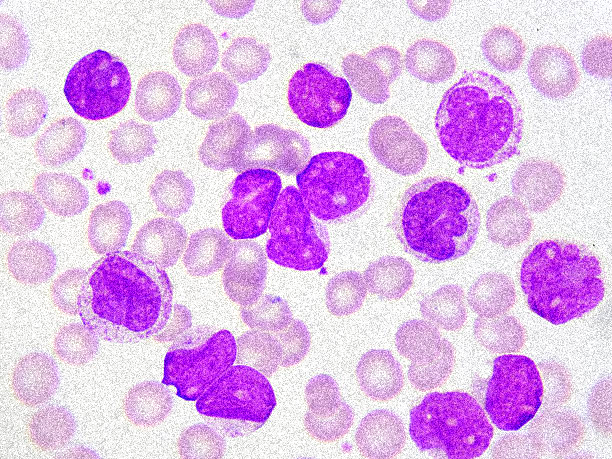
#> input picture Partie_2/imageonline-co-noisedimage.png, 612 x 459 px; the run also reads 3 pictures not shown here
$ jupyter execute tp_not_part2.ipynb
#> lines starting #> are read from the running program, lines starting #| are printed output that depends on the picture; after the words box and inside, x2 and y2 are one past the last pixel; in counts of white or black regions, pixels touching at a corner belong together
# 2 Partie2: Segmentation des cellules basophiles

 ## 2.1 Contexte et enjeux

 Les basophiles sont un type de globules blancs appartenant à la famille des
 leucocytes. Ils jouent un rôle clé dans le système immunitaire, notamment dans
 les réactions allergiques et inflammatoires. Bien que peu nombreux dans le sang (moins de 1 % des leucocytes), ils sont essentiels pour la défense de l’organisme contre certaines infections et participent à la libération de substances comme l’histamine.

 Dans le domaine de l’analyse d’images biomédicales, la segmentation des
 basophiles est une étape importante pour plusieurs raisons :
 - Aide au diagnostic médical : Une variation anormale de leur nombre
 ou de leur morphologie peut indiquer des pathologies comme des allergies
 sévères ou certaines maladies du sang.

 - Automatisation de l’analyse sanguine : Les laboratoires utilisent des
 systèmes de vision par ordinateur pour identifier et compter les cellules de
 manière plus rapide et fiable que l’analyse humaine.

 - Etude de la réponse immunitaire : En séparant précisément ces cellules du reste de l’image (autres cellules sanguines, fond de lames de microscope), on peut mieux comprendre leurs interactions et leur fonctionnement.

 L’objectif de cette partie du TP est d’explorer différentes techniques de seg
mentation d’images pour isoler les cellules basophiles à partir d’images acquises au microscope

 ## 2.2 Travail demandé

 Cette partie n’est pas guidée et vous demande donc une démarche de réflexion et de recherche. Les images fournies sont bruitées, ce qui complique leur analyse.

 L’objectif est de :

 - Proposer une méthode pour compter automatiquement les cellules basophiles dans l’image.

 - Justifier votre approche et vos choix de manière détaillée.

 Vous êtes libres d’explorer différentes techniques de traitement d’image pour
 atteindre cet objectif. Un rapport synthétique expliquant vos étapes, vos résultats et vos décisions sera attendu en fin de TP. Toute démarche de réflexion valide et expliquée clairement sera prise en compte, un code fonctionnel est un plus.

## Preprocessing

Nous allons commencer par importer les bibliothèques nécessaires au déroulement de ce projet.

[cell 1]
import os
import cv2
import numpy as np
import matplotlib.pyplot as plt

Pour commencer, nous allons importer les quatre images qui nous ont été fournies; puis nous allons créer une fonction nous permettant de toutes les afficher en même temps de manière lisible.

[cell 2]
path = os.getcwd()

img1 = cv2.imread(f'{path}/imageonline-co-noisedimage.png', cv2.IMREAD_GRAYSCALE)
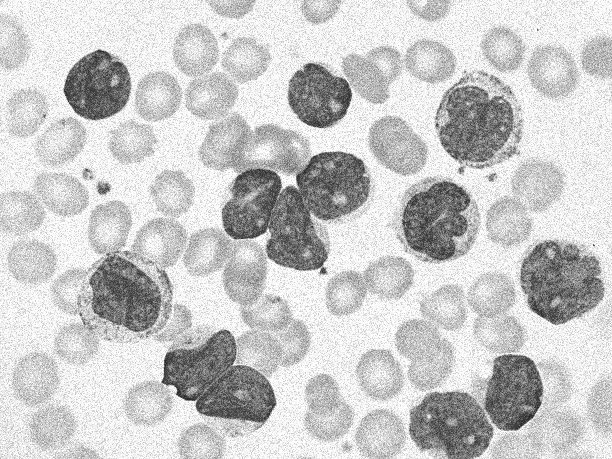
#> img1: shape (459, 612); min 28, max 255, mean 201.9
img2 = cv2.imread(f'{path}/imageonline-co-noisedimage1.png', cv2.IMREAD_GRAYSCALE)
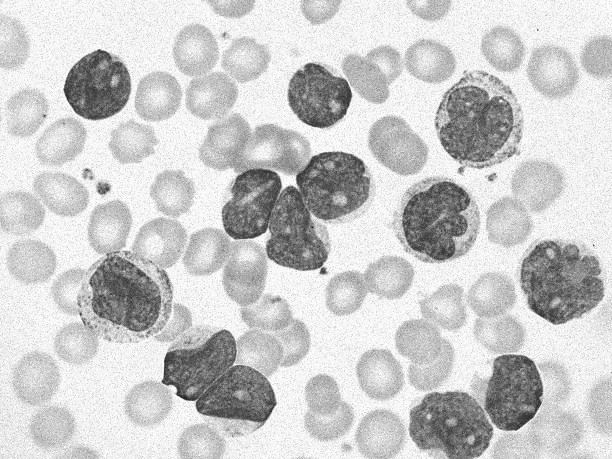
#> img2: shape (459, 612); min 27, max 255, mean 203.2
img3 = cv2.imread(f'{path}/imageonline-co-noisedimage2.png', cv2.IMREAD_GRAYSCALE)
#> img3: shape (459, 612); min 37, max 255, mean 203.9
img_nonoise = cv2.imread(f'{path}/leucC3A9mie-cellules.png', cv2.IMREAD_GRAYSCALE)
#> img_nonoise: shape (459, 612); min 41, max 255, mean 204

def show_four_images(img1, img2, img3, img4):
    fig, axes = plt.subplots(2, 2, figsize=(10, 10))

    axes[0, 0].imshow(img1, cmap="gray")
    axes[0, 0].set_title("Image 1")

    axes[0, 1].imshow(img2, cmap="gray")
    axes[0, 1].set_title("Image 2")

    axes[1, 0].imshow(img3, cmap="gray")
    axes[1, 0].set_title("Image 3")

    axes[1, 1].imshow(img4, cmap="gray")
    axes[1, 1].set_title("Image No Noise")

    for ax in axes.flat:
        ax.axis("off")

    plt.tight_layout()
    plt.show()

show_four_images(img1, img2, img3, img_nonoise)

## Denoising

Pour diminuer le bruit, nous allons utiliser 3 fonctions différentes : le flou gaussien, le filtre median, et les non-local means. Les images étant plus ou moins bruitées, il sera aisé de détecter quelle fonction est la plus efficace dans notre cas.

### Gaussian Blur

[cell 3]
kernel_size = (5, 5)

blurred_image_G_1 = cv2.GaussianBlur(img1, kernel_size, 0)
blurred_image_G_2 = cv2.GaussianBlur(img2, kernel_size, 0)
blurred_image_G_3 = cv2.GaussianBlur(img3, kernel_size, 0)
blurred_image_G_nonoise = cv2.GaussianBlur(img_nonoise, kernel_size, 0)


show_four_images(blurred_image_G_1, blurred_image_G_2, blurred_image_G_3, blurred_image_G_nonoise)

### Median Filter

[cell 4]
kernel_size = 5

blurred_image_MB_1 = cv2.medianBlur(img1, kernel_size, 0)
blurred_image_MB_2 = cv2.medianBlur(img2, kernel_size, 0)
blurred_image_MB_3 = cv2.medianBlur(img3, kernel_size, 0)
blurred_image_MB_NoNoise = cv2.medianBlur(img_nonoise, kernel_size, 0)

show_four_images(blurred_image_MB_1, blurred_image_MB_2, blurred_image_MB_3, blurred_image_MB_NoNoise)
#> in show_four_images (call 3), `plt.show()`:
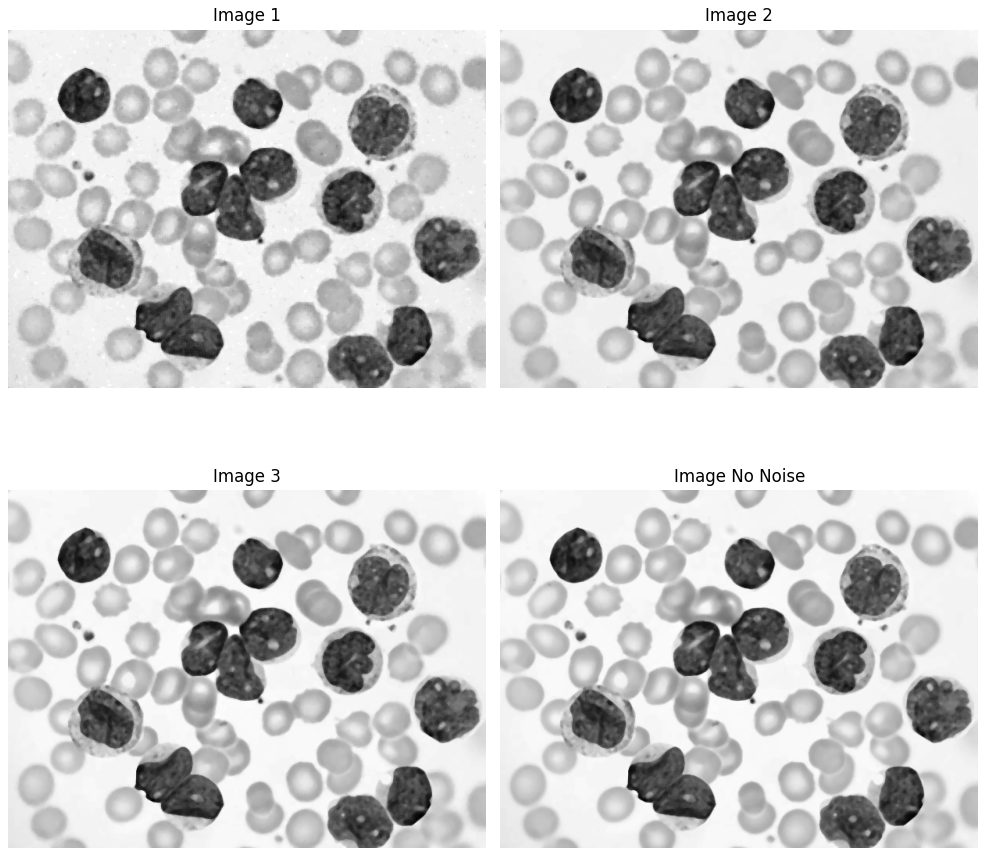
#> figure drawn by matplotlib, 4 panels

### Non-Local Means

[cell 5]
blurred_image_nlm_1 = cv2.fastNlMeansDenoising(img1, None, 10, 7, 21)
blurred_image_nlm_2 = cv2.fastNlMeansDenoising(img2, None, 10, 7, 21)
blurred_image_nlm_3 = cv2.fastNlMeansDenoising(img3, None, 10, 7, 21)
blurred_image_nlm_NoNoise = cv2.fastNlMeansDenoising(img_nonoise, None, 10, 7, 21)

show_four_images(blurred_image_nlm_1, blurred_image_nlm_2, blurred_image_nlm_3, blurred_image_nlm_NoNoise)

On peut observer après l'utilisation de ces trois filtres que le plus efficace pour diminuer le bruit et séparer les cellules semble être le Median Filter. Nous allons donc utiliser les images filtrées par ce dernier pour les opérations suivantes.

### Seuillage

Nous allons maintenant procéder à un seuillage afin de diminuer à nouveau le bruit et séparer les cellules. Le seuillage d'Otsu semble approprié dans notre cas, et nous allons le coupler à un seuillage inversé afin de rendre les opérations morphologiques plus efficaces par la suite.

#### Méthode d'Otsu

[cell 6]
def compute_histogram(image):
    # Compute histogram manually
    histogram = np.zeros(256, dtype=int)  # Initialize array for 256 intensity values

    # Count pixel occurrences
    for pixel_value in image.flatten():  # Flatten the image to a 1D array
        histogram[pixel_value] += 1
#> this loop made 280908 passes
#> pixel_value on passes 1 to 3: 219, 214, 219
#> after the loop, histogram = 256 values, max 22410 at index 243, min 0 at index 0, mean 1097.3
    return histogram

def otsu_threshold(image):
    # Calcul de l'histogramme de l'image
    hist = compute_histogram(image)
#> hist has the same summary as histogram in compute_histogram

    # Normalisation de l'histogramme pour obtenir les probabilités de chaque pixel
    total_pixels = image.size
#> total_pixels = 280908
    probas = hist / total_pixels # probabilité d'aparition pour chaque pixel
#> probas = 256 values, max 0.0798 at index 243, min 0 at index 0, mean 0.00391

    # Calcul de la moyenne globale de l'image
    global_mean = np.mean(image)
#> global_mean = 204

    # Initialisation des variables pour le calcul du seuil optimal
    best_threshold = 0
    max_between_class_variance = 0

    # Variables pour stocker les informations sur les classes
    w0 = 0  # Poids de la première classe (pixels <= T)
    w1 = 0  # Poids de la deuxième classe (pixels > T)
    mean0 = 0  # Moyenne de la première classe
    mean1 = 0  # Moyenne de la deuxième classe

    for t in range(256):
        w0 += probas[t]  # Update weight of class 1
        if w0 == 0 or w0 == 1:  # Avoid division by zero
            continue
        w1 = 1 - w0  # Weight of class 2

        mean0 += t * probas[t]  # Update mean of class 1
        mean1 = (global_mean - mean0) / w1  # Compute mean of class 2

        # Compute between-class variance
        between_class_variance = w0 * w1 * (mean0 / w0 - mean1) ** 2

        # Check if the variance is maximized
        if between_class_variance > max_between_class_variance:
            max_between_class_variance = between_class_variance
            best_threshold = t
#> this loop made 256 passes
#> (w0, w1, mean0, mean1, between_class_variance, max_between_class_variance) on passes 54, 57, 58, 59, 60, 61, 62, 63, 64, 65, 66, 67: (3.56e-06, 1, 0.000189, 204, 0.0811, 0.0811), (1.78e-05, 1, 0.000986, 204, 0.393, 0.393), (3.56e-05, 1, 0.002, 204, 0.777, 0.777), (3.92e-05, 1, 0.00221, 204, 0.853, 0.853), (6.41e-05, 1, 0.00368, 204, 1.38, 1.38), (8.19e-05, 1, 0.00475, 204, 1.75, 1.75), (0.000132, 1, 0.00779, 204, 2.76, 2.76), (0.000217, 1, 0.0131, 204, 4.49, 4.49), (0.000303, 1, 0.0185, 204, 6.18, 6.18), (0.000367, 1, 0.0226, 204, 7.44, 7.44), (0.000552, 0.999, 0.0346, 204, 11.01, 11.01), (0.000719, 0.999, 0.0456, 204.1, 14.2, 14.2)
#> w0 on passes 1 to 6: 0, 0, 0, 0, 0, 0
#> after the loop, best_threshold = 168; max_between_class_variance = 1819.1; mean0 = 204; w0 = 1

    # Apply threshold to create binary image
    binary_image = np.where(image > best_threshold, 0, 255).astype(np.uint8)
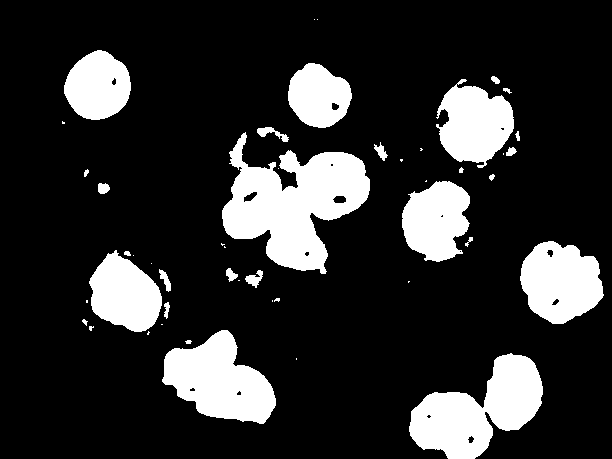
#> binary_image: shape (459, 612); 18.1% white; 48 white regions (21 under 20 px), largest, box (x1, y1, x2, y2) and area: (222, 132, 370, 274) 11073, (409, 353, 543, 459) 7753, (162, 330, 276, 424) 6459

    return best_threshold, binary_image

best_threshold, img1_otsu = otsu_threshold(blurred_image_MB_1)
#> best_threshold = 168
best_threshold, img2_otsu = otsu_threshold(blurred_image_MB_2)
#> the loop in compute_histogram (call 2), `for pixel_value in image.flatten():` made 280908 passes
#> pixel_value on passes 1 to 3: 219, 221, 226
#> in otsu_threshold (call 2), `hist = compute_histogram(image)`: hist = 256 values, max 24861 at index 243, min 0 at index 0, mean 1097.3
#> in otsu_threshold (call 2), `probas = hist / total_pixels # probabilité d'aparition pour chaque pixel`: probas = 256 values, max 0.0885 at index 243, min 0 at index 0, mean 0.00391
#> the loop in otsu_threshold (call 2), `for t in range(256):` made 256 passes
#> (w0, w1, mean0, mean1, between_class_variance, max_between_class_variance) on passes 54, 56, 57, 58, 59, 60, 61, 62, 63, 64, 65, 66: (7.12e-06, 1, 0.000377, 204, 0.162, 0.162), (2.49e-05, 1, 0.00136, 204, 0.558, 0.558), (3.56e-05, 1, 0.00195, 204, 0.792, 0.792), (6.41e-05, 1, 0.00358, 204, 1.41, 1.41), (8.19e-05, 1, 0.00461, 204.1, 1.79, 1.79), (0.000103, 1, 0.00587, 204.1, 2.24, 2.24), (0.000164, 1, 0.0095, 204.1, 3.49, 3.49), (0.000221, 1, 0.013, 204.1, 4.66, 4.66), (0.000292, 1, 0.0174, 204.1, 6.09, 6.09), (0.000324, 1, 0.0194, 204.1, 6.73, 6.73), (0.000413, 1, 0.0251, 204.1, 8.48, 8.48), (0.000502, 0.999, 0.0309, 204.1, 10.2, 10.2)
#> after the loop in otsu_threshold (call 2), `for t in range(256):`: best_threshold = 168; max_between_class_variance = 1832.3; mean0 = 204; w0 = 1
#> in otsu_threshold (call 2), `binary_image = np.where(image > best_threshold, 0, 255).astype(np.uint8)`:
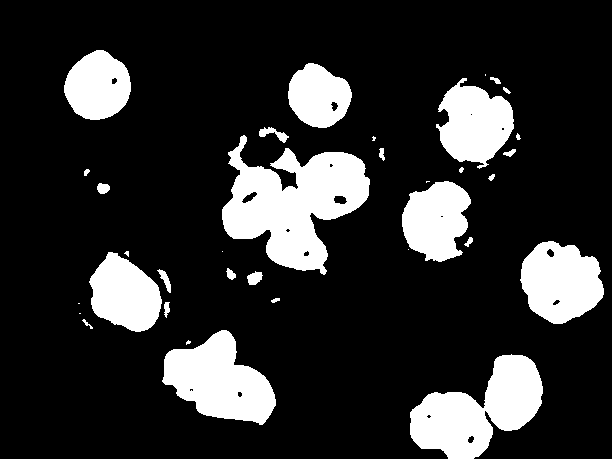
#> binary_image: shape (459, 612); 18% white; 35 white regions (9 under 20 px), largest, box (x1, y1, x2, y2) and area: (222, 135, 370, 275) 11032, (410, 354, 543, 459) 7742, (162, 330, 276, 425) 6442
best_threshold, img3_otsu = otsu_threshold(blurred_image_MB_3)
#> in otsu_threshold (call 3), `hist = compute_histogram(image)`: hist = 256 values, max 25152 at index 243, min 0 at index 0, mean 1097.3
#> in otsu_threshold (call 3), `probas = hist / total_pixels # probabilité d'aparition pour chaque pixel`: probas = 256 values, max 0.0895 at index 243, min 0 at index 0, mean 0.00391
#> in otsu_threshold (call 3), `global_mean = np.mean(image)`: global_mean = 204.1
#> in otsu_threshold (call 3), `binary_image = np.where(image > best_threshold, 0, 255).astype(np.uint8)`:
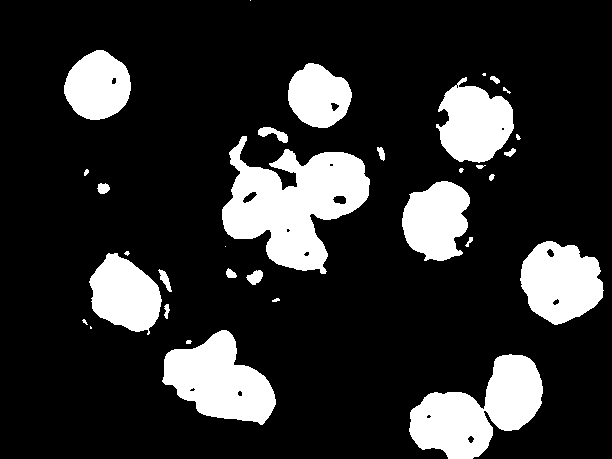
#> binary_image: shape (459, 612); 18% white; 33 white regions (7 under 20 px), largest, box (x1, y1, x2, y2) and area: (222, 136, 370, 274) 11029, (409, 354, 543, 459) 7751, (162, 330, 276, 425) 6435
best_threshold, img_nonoise_otsu = otsu_threshold(blurred_image_MB_NoNoise)
#> in otsu_threshold (call 4), `binary_image = np.where(image > best_threshold, 0, 255).astype(np.uint8)`:
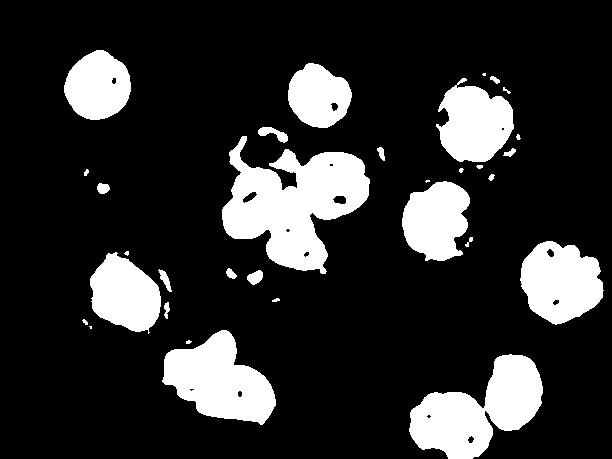
#> binary_image: shape (459, 612); 18% white; 32 white regions (6 under 20 px), largest, box (x1, y1, x2, y2) and area: (222, 136, 370, 274) 11033, (409, 354, 543, 459) 7748, (162, 330, 276, 425) 6434

show_four_images(img1_otsu, img2_otsu, img3_otsu, img_nonoise_otsu)

### Operations Morphologiques : ouverture

Nous allons utiliser la fonction morphologyEx du package opencv. Nous avons choisi d'effectuer une ouverture car cette opération se compose d'une érosion suivie d'une dilatation : l'érosion permettra de supprimer le bruit restant de l'image et de mieux séparer les objets collés, et la dilatation permettra d'arrondir les angles. De multiples itérations peuvent s'avérer nécessaires.

[cell 7]
kernel = np.ones((5, 5), np.uint8)  # Increase kernel size
img1_ouvert = cv2.morphologyEx(img1_otsu, cv2.MORPH_OPEN, kernel, iterations=4)
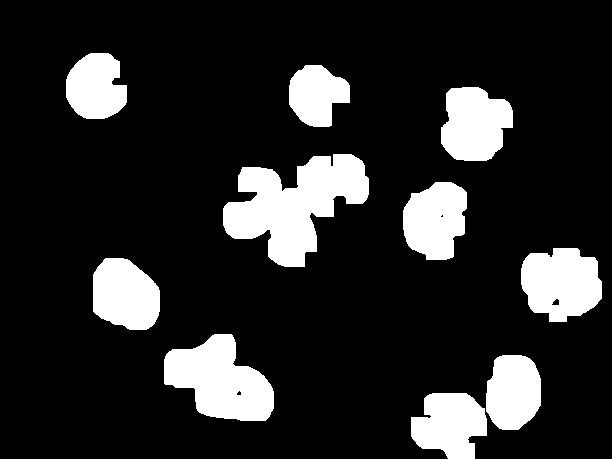
#> img1_ouvert: shape (459, 612); 16% white; 10 white regions, largest, box (x1, y1, x2, y2) and area: (223, 154, 369, 267) 9139, (164, 334, 274, 421) 6132, (521, 248, 602, 322) 4632

plt.imshow(img1_ouvert, cmap='gray')

### Détection des contours

Nous allons utiliser la fonction findContours d'openCV afin de détecter les contours des différentes formes de notre image. Nous allons également récupérer les centroids de chaque forme afin de montrer plus clairement ce qui est considéré comme une forme, et voir comment en améliorer la précision.

[cell 8]
from scipy.spatial import distance

contours, _ = cv2.findContours(img1_ouvert, cv2.RETR_EXTERNAL, cv2.CHAIN_APPROX_SIMPLE)

# Function to compute the centroid of a contour
def get_centroid(cnt):
    M = cv2.moments(cnt)
    if M["m00"] == 0:
        return None
    cx = int(M["m10"] / M["m00"])
    cy = int(M["m01"] / M["m00"])
    return (cx, cy)

# Compute centroids for all contours
centroids = [get_centroid(cnt) for cnt in contours if get_centroid(cnt) is not None]

# Set minimum distance threshold
min_distance = 20

# Filter contours based on centroid distance
filtered_contours = []
for i, c1 in enumerate(centroids):
    keep = True
    for j, c2 in enumerate(centroids):
        if i != j and distance.euclidean(c1, c2) < min_distance:
            keep = False
            break
    if keep:
        filtered_contours.append(contours[i])
#> this loop made 10 passes
#> c1 on passes 1 to 10: (449, 424), (512, 391), (219, 380), (124, 294), (560, 283), (434, 219), (293, 204), (474, 123), (316, 94), (95, 86)


print(f"Number of detected edges: {len(filtered_contours)}")
#| Number of detected edges: 10

# Draw filtered contours
output = cv2.cvtColor(img1, cv2.COLOR_GRAY2BGR)
cv2.drawContours(output, filtered_contours, -1, (0, 255, 0), 2)
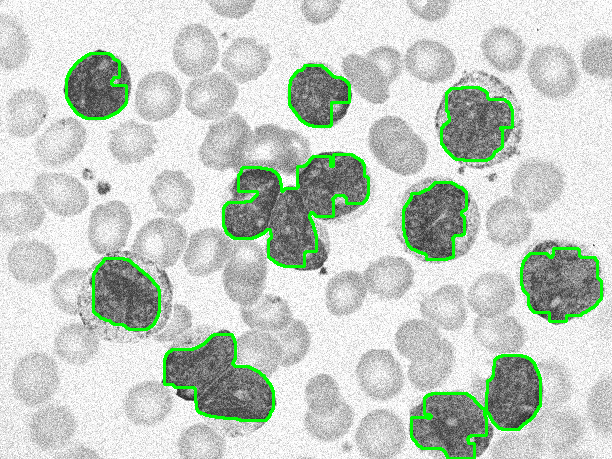
#> output: shape (459, 612, 3); mean B, G, R 197.4, 205.8, 197.4

# Draw centroids
for c in centroids:
    cv2.circle(output, c, 5, (0, 0, 255), -1)  # Red dot at centroid
#> this loop made 10 passes
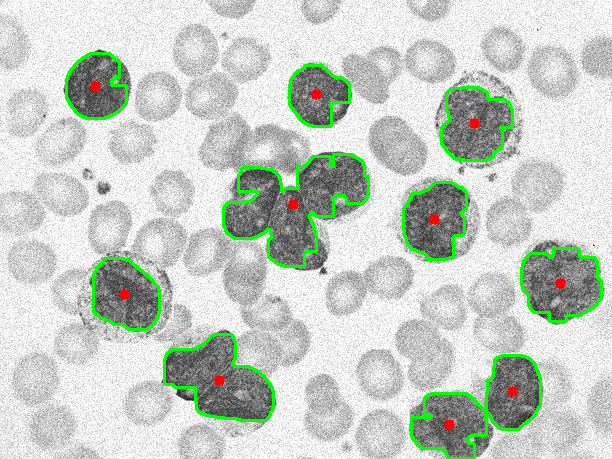
#> output: shape (459, 612, 3); 0.29% of pixels changed, all inside (x1, y1, x2, y2) = (90, 81, 566, 430)
# Show results
cv2.imshow("Filtered Contours by Distance and Centroids", output)
cv2.waitKey(0)
cv2.destroyAllWindows()
